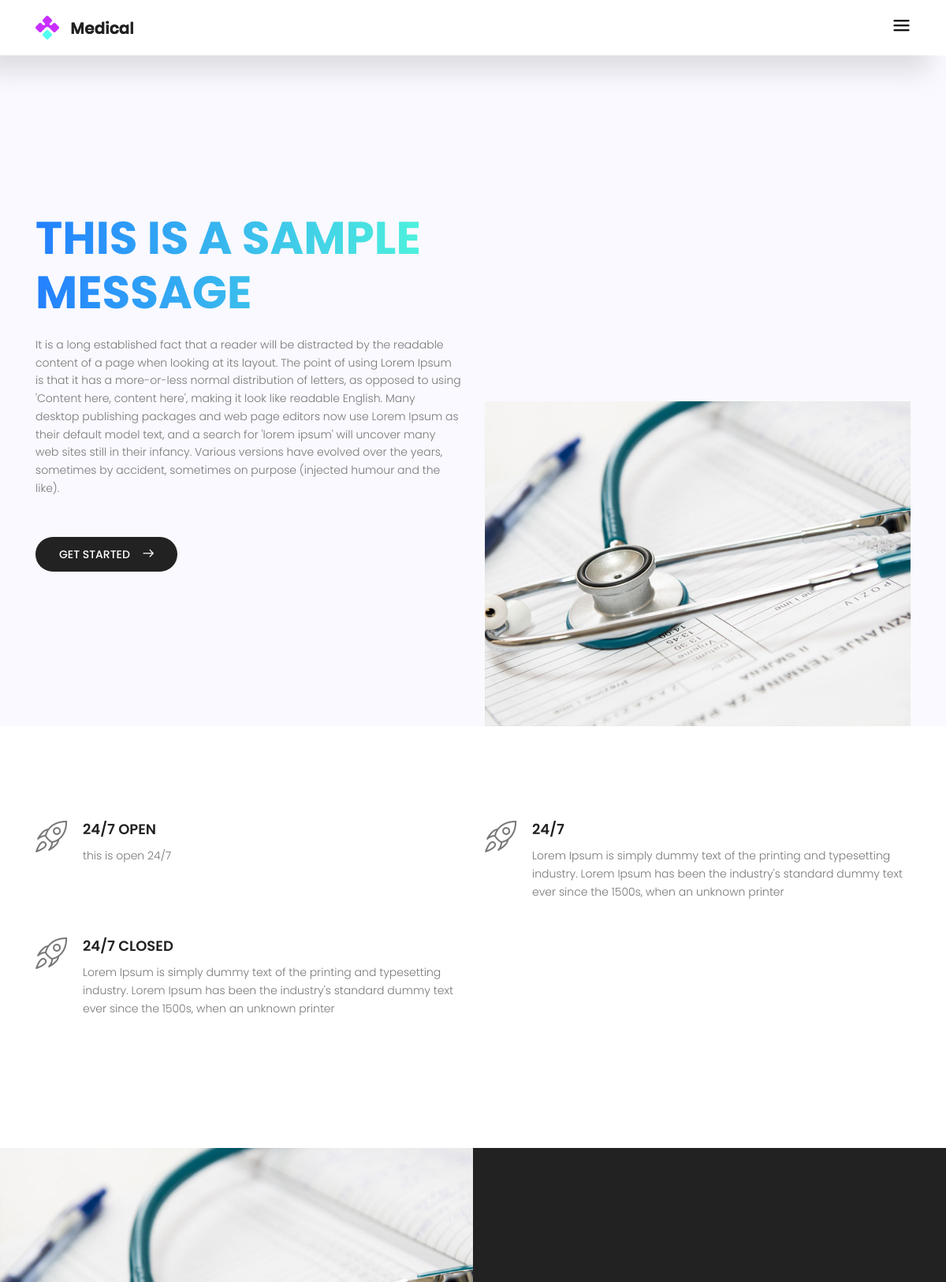
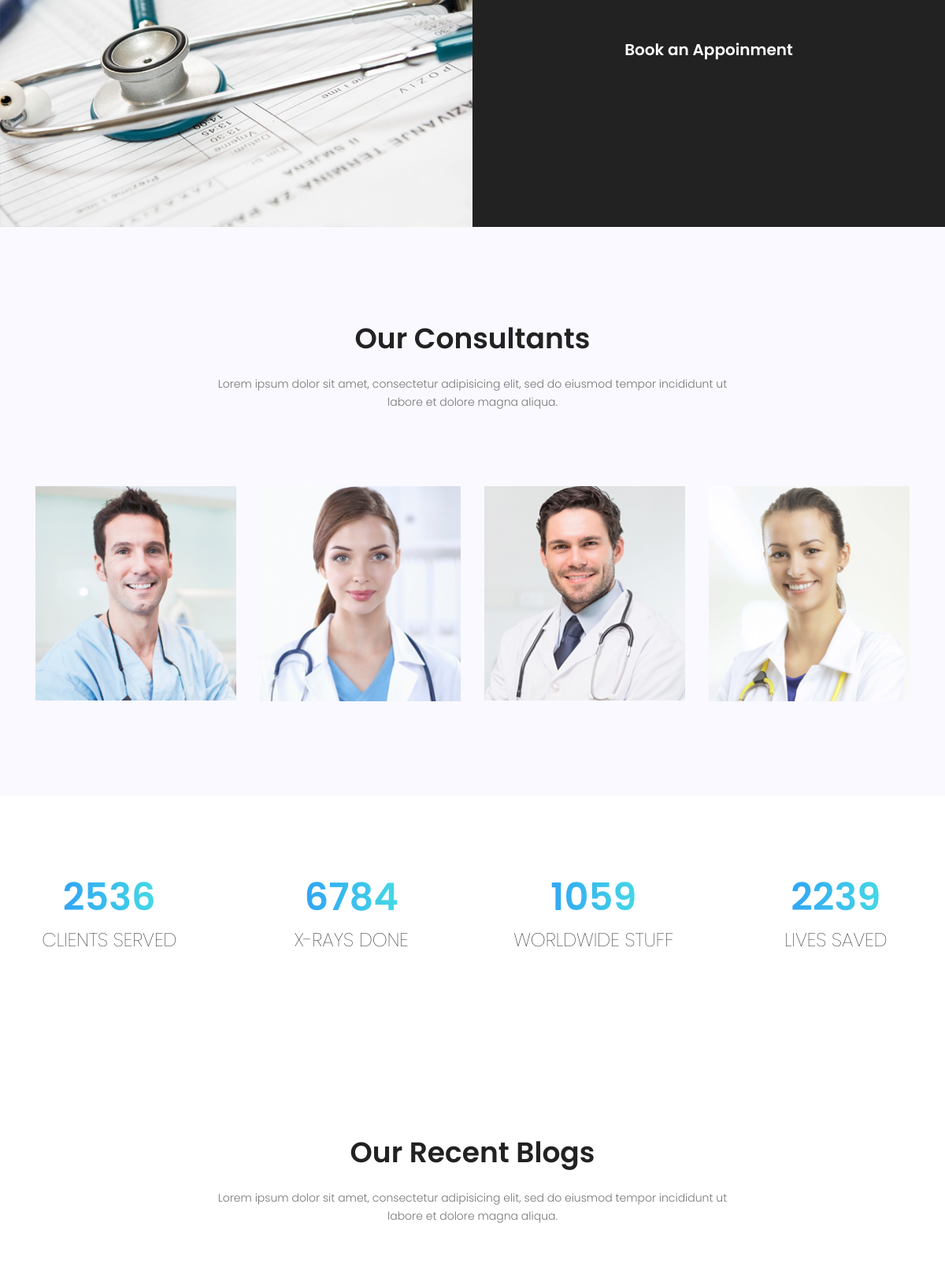
The page / (upper part) on the database its author committed (2 pictures, top to bottom).
### controller/models.py (models this page shows, shortened)
class BannerModel(models.Model):
    banner_title = models.CharField(max_length=255, blank=True)
    banner_detail = models.TextField()
    banner_image = models.ImageField(upload_to='banner/')

class ServicesModel(models.Model):
    service_title = models.CharField(max_length=255, db_column='title')
    service_description = models.TextField(db_column='description')
    service_image = models.ImageField(upload_to='banner/', db_column='image')

class ConsultantsModel(models.Model):
    consultant_name = models.CharField(max_length=25)
    consultant_bio = models.CharField(max_length=50)
    consultant_image = models.ImageField(upload_to='consultants/')

### controller/views.py (the view)
# urls.py: path('', IndexView.as_view(), name='Index')
class IndexView(generic.TemplateView):
    def get_context_data(self, **kwargs):
        context = super(IndexView, self).get_context_data(**kwargs)
        context['banners'] = BannerModel.objects.get(id=1)
        context['services'] = ServicesModel.objects.all()
        context['consultants'] = ConsultantsModel.objects.all()[:4]
        context['blog'] = BlogModel.objects.all()[:3]
        return context
    template_name = 'controller/index.html'

### templates/controller/index.html (shortened to what this page needs)
<!DOCTYPE html>
<html lang="zxx" class="no-js">
<head>
    {% load static %}
    <link rel="stylesheet" href= {% static 'controller/css/linearicons.css' %}>
    <link rel="stylesheet" href={% static 'controller/css/font-awesome.min.css' %}>
    <link rel="stylesheet" href={% static 'controller/css/magnific-popup.css' %}>
    <link rel="stylesheet" href={% static 'controller/css/nice-select.css' %}>
    <link rel="stylesheet" href="https://code.jquery.com/ui/1.12.1/themes/base/jquery-ui.css">
    <link rel="stylesheet" href={% static 'controller/css/bootstrap.css' %}>
    <link rel="stylesheet" href={% static 'controller/css/main.css' %}>
</head>
<body>
<header class="default-header">
    <div class="container">
        <div class="header-wrap">
            <div class="header-top d-flex justify-content-between align-items-center">
                <div class="logo">
                    <a href="#home"><img src={% static 'controller/img/logo.png' %} alt=""></a>
                </div>
                <div class="main-menubar d-flex align-items-center">
                    <div class="menu-bar"><span class="lnr lnr-menu"></span></div>
                </div>
            </div>
        </div>
    </div>
</header>
<section class="banner-area relative" id="home">
    <div class="container">
        <div class="row fullscreen align-items-center justify-content-center">
            <div class="banner-content col-lg-6 col-md-12">
                <h1 class="text-uppercase">
                    {{ banners.banner_title }}
                </h1>
                <p>
                    {{ banners.banner_detail }}
                </p>
                <button class="primary-btn2 mt-20 text-uppercase ">Get Started<span
                        class="lnr lnr-arrow-right"></span>
                </button>
            </div>
            <div class="col-lg-6 d-flex align-self-end img-right">
                <img class="img-fluid" src="{% get_media_prefix %}{{ banners.banner_image }}" alt="">
            </div>
        </div>
    </div>
</section>
<section class="feature-area section-gap" id="service">
    <div class="container">
        <div class="row">
            {% for i in services %}
                <div class="col-lg-6">
                    <div class="single-feature d-flex flex-row pb-30">
                        <div class="icon">
                            <span class="lnr lnr-rocket"></span>
                        </div>
                        <div class="desc">
                            <h4 class="text-uppercase">{{ i.service_title }}</h4>
                            <p> {{ i.service_description }}  </p>
                        </div>
                    </div>
                </div>
            {% endfor %}
        </div>
    </div>
</section>
<section class="about-area" id="appoinment">
    <div class="container-fluid">
        <div class="row d-flex justify-content-end align-items-center">
            <div class="col-lg-6 col-md-12 about-left no-padding">
                <img class="img-fluid" src={% static 'controller/img/about-img.jpg' %} alt="">
            </div>
            <div class="col-lg-6 col-md-12 about-right no-padding">
                <h1>Book an <br> Appoinment</h1>
            </div>
        </div>
    </div>
</section>
<section class="consultans-area section-gap" id="consultant">
    <div class="container">
        <div class="row d-flex justify-content-center">
            <div class="col-md-8 pb-80 header-text">
                <h1>Our Consultants</h1>
                <p>
                    Lorem ipsum dolor sit amet, consectetur adipisicing elit, sed do eiusmod tempor incididunt ut <br>
                    labore et dolore magna aliqua.
                </p>
            </div>
        </div>
        <div class="row">
            {% for i in consultants %}
                <div class="col-lg-3 col-md-3 vol-wrap">
                    <div class="single-con">
                        <div class="content">
                            <a href="#" target="_blank">
                                <img class="content-image img-fluid d-block mx-auto"
                                     src={% get_media_prefix %}{{ i.consultant_image }}  alt="">
                            </a>
                        </div>
                    </div>
                </div>
            {% endfor %}
        </div>
    </div>
</section>
<section class="facts-area pt-100 pb-100">
    <div class="row">
        <div class="col-lg-3 col-md-6 single-fact">
            <h2 class="counter">2536</h2>
            <p class="text-uppercase">Clients Served</p>
        </div>
        <div class="col-lg-3 col-md-6 single-fact">
            <h2 class="counter">6784</h2>
            <p class="text-uppercase">X-rays Done</p>
        </div>
        <div class="col-lg-3 col-md-6 single-fact">
            <h2 class="counter">1059</h2>
            <p class="text-uppercase">Worldwide stuff</p>
        </div>
        <div class="col-lg-3 col-md-6 single-fact">
            <h2 class="counter">2239</h2>
            <p class="text-uppercase">Lives Saved</p>
        </div>
    </div>
</section>
<section class="blog-area section-gap">
    <div class="container">
        <div class="row justify-content-center">
            <div class="col-md-8 pb-30 header-text">
                <h1>Our Recent Blogs</h1>
                <p>
                    Lorem ipsum dolor sit amet, consectetur adipisicing elit, sed do eiusmod tempor incididunt ut <br>
                    labore et dolore magna aliqua.
                </p>
            </div>
        </div>
    </div>
</section>
</body>
</html>

### controller/static/controller/css/main.css (style rules this page uses)
body { color: #777777; font-family: "Poppins", sans-serif; font-size: 14px; font-weight: 300; line-height: 1.625em; position: relative; }
a { -webkit-transition: all 0.3s ease 0s; -moz-transition: all 0.3s ease 0s; -o-transition: all 0.3s ease 0s; transition: all 0.3s ease 0s; }
a, a:focus, a:hover { text-decoration: none; outline: 0; }
h1, h2, h3, h4, h5, h6 { font-family: "Poppins", sans-serif; color: #222222; line-height: 1.2em !important; margin-bottom: 0; margin-top: 0; font-weight: 600; }
h1, .h1 { font-size: 36px; }
h2, .h2 { font-size: 30px; }
h4, .h4 { font-size: 20px; }
.mt-20 { margin-top: 20px; }
.pt-100 { padding-top: 100px; }
.pb-30 { padding-bottom: 30px; }
.pb-80 { padding-bottom: 80px; }
.pb-100 { padding-bottom: 100px; }
.relative { position: relative; }
.no-padding { padding: 0; }
h1 { font-size: 36px; }
h2 { font-size: 30px; }
h4 { font-size: 18px; }
h1, h2, h3, h4, h5, h6 { line-height: 1.5em; }
body { position: relative; }
.default-header { padding: 5px 0; position: absolute; top: 0; left: 0; width: 100%; z-index: 9; }
.menu-bar { cursor: pointer; }
.menu-bar span { color: #000; font-size: 24px; }
.main-menubar { position: relative; }
.section-gap { padding: 120px 0; }
.lnr { font-weight: 700; }
.p1-gradient-bg, .primary-btn, .primary-btn:after, .primary-btn2:after, .single-con .content .content-overlay, .footer-social a:hover, .single-footer-widget .bb-btn { background-image: -moz-linear-gradient(0deg, #2380ff 0%, #52fdd9 100%); background-image: -webkit-linear-gradient(0deg, #2380ff 0%, #52fdd9 100%); background-image: -ms-linear-gradient(0deg, #2380ff 0%, #52fdd9 100%); }
.p1-gradient-color, .banner-content h1, .single-fact h2, .single-footer-widget h3 { background: -moz-linear-gradient(0deg, #2380ff 0%, #52fdd9 100%); background: -webkit-linear-gradient(0deg, #2380ff 0%, #52fdd9 100%); background: -ms-linear-gradient(0deg, #2380ff 0%, #52fdd9 100%); -webkit-background-clip: text; -webkit-text-fill-color: transparent; }
.primary-btn2 { line-height: 42px; padding-left: 30px; padding-right: 60px; border-radius: 25px; background: #222222; border: none; color: #fff; display: inline-block; font-weight: 500; position: relative; -webkit-transition: all 0.3s ease 0s; -moz-transition: all 0.3s ease 0s; -o-transition: all 0.3s ease 0s; transition: all 0.3s ease 0s; cursor: pointer; }
.primary-btn2 span { color: #fff; position: absolute; top: 50%; transform: translateY(-60%); right: 30px; -webkit-transition: all 0.3s ease 0s; -moz-transition: all 0.3s ease 0s; -o-transition: all 0.3s ease 0s; transition: all 0.3s ease 0s; }
.primary-btn2:after { position: absolute; content: ""; width: 100%; height: 100%; top: 0; left: 0; border-radius: 20px; opacity: 0; -webkit-transition: all 0.3s ease 0s; -moz-transition: all 0.3s ease 0s; -o-transition: all 0.3s ease 0s; transition: all 0.3s ease 0s; z-index: 1; }
.default-header { background-color: #fff; padding: 20px 0; width: 100% !important; box-shadow: -21.213px 21.213px 30px 0px rgba(158, 158, 158, 0.3); }
.banner-area { background-color: #f9f9ff; }
.banner-area .fullscreen { height: 850px !important; }
.banner-content h1 { font-size: 58px; font-weight: 700; line-height: 1.15em; margin-bottom: 20px; }
.banner-content p { margin-bottom: 30px; font-size: 14px; font-weight: 300; max-width: 730px; }
.single-feature .icon { margin-right: 20px; }
.single-feature .icon .lnr { font-size: 40px; font-weight: 300; }
.single-feature h4 { font-size: 18px; font-weight: 600; margin-bottom: 12px; }
.about-area { background-color: #222; }
.about-right { padding-right: 20%; padding-left: 5%; }
@media (max-width: 1280px) { .about-right { padding-left: 5%; padding-right: 5%; } }
.about-right h1 { color: #fff; margin-bottom: 45px; }
@media (max-width: 1280px) and (min-width: 988px) { .about-right h1 { font-size: 20px; margin-bottom: -8px; text-align: center; } }
.consultans-area { background-color: #f9f9ff; }
.consultans-area .header-text { text-align: center; }
.consultans-area .header-text h1 { margin-bottom: 25px; }
.single-con .content { position: relative; max-width: 400px; margin: auto; overflow: hidden; }
.single-fact { text-align: center; }
.single-fact h2 { font-size: 48px; font-weight: 600; }
.single-fact p { font-size: 24px; font-weight: 100; color: #000; margin-top: 15px; }
.blog-area h1 { text-align: center; margin-bottom: 25px; font-weight: 600; text-transform: capitalize; }
.blog-area p { margin-bottom: 45px; text-align: center; }
p { color: #777; }

### rows shown on the page
BannerModel: banner_title "THIS IS A SAMPLE MESSAGE", banner_detail "It is a long established fact that a reader will be distracted by the readable content of a page when looking at its layout. The point of using Lorem Ipsum is that it has a more-or-less normal distribution of letters, as opposed to using 'Content here, content here', making it look like readable English. Many desktop publishing packages and web page editors now use Lorem Ipsum as their default model text, and a search for 'lorem ipsum' will uncover many web sites still in their infancy. Various versions have evolved over the years, sometimes by accident, sometimes on purpose (injected humour and the like).", banner_image (picture)
ServicesModel: service_title "24/7 OPEN", service_description "this is open 24/7"
ServicesModel: service_title "24/7", service_description "Lorem Ipsum is simply dummy text of the printing and typesetting industry. Lorem Ipsum has been the industry's standard dummy text ever since the 1500s, when an unknown printer"
ServicesModel: service_title "24/7 CLOSED", service_description "Lorem Ipsum is simply dummy text of the printing and typesetting industry. Lorem Ipsum has been the industry's standard dummy text ever since the 1500s, when an unknown printer"
ConsultantsModel: consultant_image (picture)
ConsultantsModel: consultant_image (picture)
ConsultantsModel: consultant_image (picture)
ConsultantsModel: consultant_image (picture)
